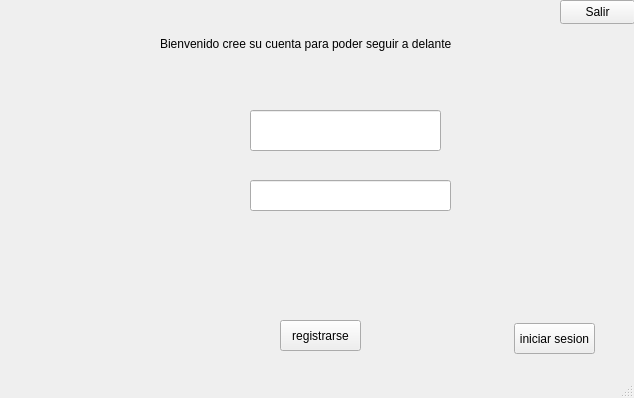
<?xml version="1.0" encoding="UTF-8"?>
<ui version="4.0">
 <class>MainWindow</class>
 <widget class="QMainWindow" name="MainWindow">
  <property name="geometry">
   <rect>
    <x>0</x>
    <y>0</y>
    <width>634</width>
    <height>398</height>
   </rect>
  </property>
  <property name="windowTitle">
   <string>MainWindow</string>
  </property>
  <widget class="QWidget" name="centralwidget">
   <widget class="QLabel" name="label">
    <property name="geometry">
     <rect>
      <x>150</x>
      <y>100</y>
      <width>61</width>
      <height>61</height>
     </rect>
    </property>
    <property name="text">
     <string/>
    </property>
    <property name="pixmap">
     <pixmap resource="raul.qrc">:/imagenesproyecto/imagenes/OIP.jpg</pixmap>
    </property>
    <property name="scaledContents">
     <bool>true</bool>
    </property>
   </widget>
   <widget class="QLineEdit" name="lineEdit">
    <property name="geometry">
     <rect>
      <x>250</x>
      <y>110</y>
      <width>191</width>
      <height>41</height>
     </rect>
    </property>
   </widget>
   <widget class="QLabel" name="label_2">
    <property name="geometry">
     <rect>
      <x>140</x>
      <y>180</y>
      <width>81</width>
      <height>41</height>
     </rect>
    </property>
    <property name="text">
     <string/>
    </property>
    <property name="pixmap">
     <pixmap resource="raul.qrc">:/imagenesproyecto/Downloads/imagenes/OIP (2).jpg</pixmap>
    </property>
    <property name="scaledContents">
     <bool>true</bool>
    </property>
    <property name="wordWrap">
     <bool>true</bool>
    </property>
   </widget>
   <widget class="QLineEdit" name="lineEdit_2">
    <property name="geometry">
     <rect>
      <x>250</x>
      <y>180</y>
      <width>201</width>
      <height>31</height>
     </rect>
    </property>
   </widget>
   <widget class="QPushButton" name="iniciar">
    <property name="geometry">
     <rect>
      <x>514</x>
      <y>323</y>
      <width>81</width>
      <height>31</height>
     </rect>
    </property>
    <property name="text">
     <string>iniciar sesion</string>
    </property>
   </widget>
   <widget class="QPushButton" name="registrarte">
    <property name="geometry">
     <rect>
      <x>280</x>
      <y>320</y>
      <width>81</width>
      <height>31</height>
     </rect>
    </property>
    <property name="text">
     <string>registrarse</string>
    </property>
   </widget>
   <widget class="QPushButton" name="Salir">
    <property name="geometry">
     <rect>
      <x>560</x>
      <y>0</y>
      <width>75</width>
      <height>24</height>
     </rect>
    </property>
    <property name="text">
     <string>Salir</string>
    </property>
   </widget>
   <widget class="QLabel" name="label_3">
    <property name="geometry">
     <rect>
      <x>160</x>
      <y>0</y>
      <width>311</width>
      <height>101</height>
     </rect>
    </property>
    <property name="text">
     <string>Bienvenido cree su cuenta para poder seguir a delante
</string>
    </property>
   </widget>
  </widget>
  <widget class="QMenuBar" name="menubar">
   <property name="geometry">
    <rect>
     <x>0</x>
     <y>0</y>
     <width>634</width>
     <height>22</height>
    </rect>
   </property>
  </widget>
  <widget class="QStatusBar" name="statusbar"/>
 </widget>
 <resources>
  <include location="raul.qrc"/>
 </resources>
 <connections/>
</ui>
